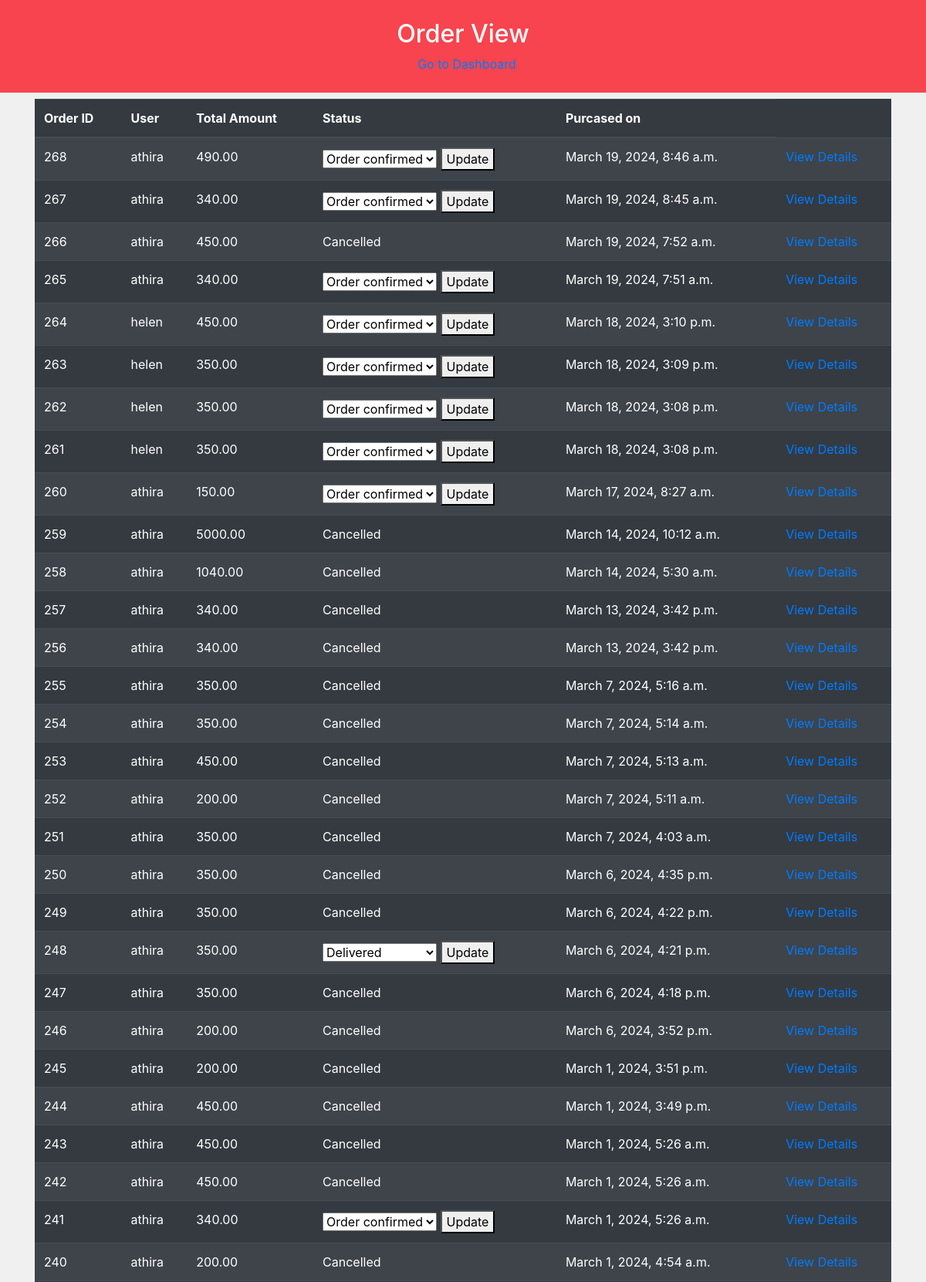
Page /orderview/ (upper part) on the committed database.
### firstapp/models.py (models this page shows, shortened)
class Order(models.Model):
     STATUS = (
        ('Order Confirmed', 'Order Confirmed'),
        ('Processing', 'Processing'),
        ('Shipped', 'Shipped'),
        ('Delivered', 'Delivered'),
        ('Cancelled', 'Cancelled'),
    )
     user = models.ForeignKey(CustomUser, on_delete=models.CASCADE)
     products = models.ManyToManyField(Product1, through='OrderItem')
     total_amount = models.DecimalField(max_digits=10, decimal_places=2)
     payment_id= models.CharField(blank=True, max_length=100, null=True)
     payment_status= models.BooleanField(default=False)
     status = models.CharField(max_length=20, choices=STATUS, default='Order Confirmed')
     created_at = models.DateTimeField(auto_now_add=True)

class CustomUser(AbstractUser):
    ADMIN = 1
    CUSTOMER = 2
    DELIVERYTEAM = 3
    USER_TYPES = (
        (ADMIN, 'Admin'),
        (CUSTOMER, 'Customer'),
        (DELIVERYTEAM, 'Deliveryteam')
    )
    user_types = models.PositiveSmallIntegerField(choices=USER_TYPES,default='2')
    fullName = models.CharField(max_length=50)
    email = models.EmailField(max_length=100)
    phone = models.CharField(max_length=12, blank=True)
    password = models.CharField(max_length=128)
    is_admin = models.BooleanField(default=False)
    is_staff = models.BooleanField(default=False)
    is_active = models.BooleanField(default=True)
    is_superadmin = models.BooleanField(default=False)
    objects = UserManager()

### firstapp/views.py (the view)
# urls.py: path('orderview/', views.order_view, name='orderview'),
def order_view(request):
    orders = Order.objects.order_by('-created_at')
    order_items = OrderItem.objects.select_related('product').filter(order__in=orders)
    return render(request, 'orderview.html', {'orders': orders, 'order_items': order_items})

### templates/orderview.html (shortened to what this page needs)
<!DOCTYPE html>
<html lang="en">
<head>
  <link rel="stylesheet" href="https://stackpath.bootstrapcdn.com/bootstrap/4.5.2/css/bootstrap.min.css">
</head>
<body style="background-color: #f0f0f0;">
    <div class="header">
        <h2><center>Order View</center></h2>
        <a href="{% url 'adminpanel' %}" style="margin-left: 10px;">Go to Dashboard</a>
    </div>
  <div class="container">
    <table class="table table-striped table-dark">
      <thead>
        <tr>
          <th>Order ID</th>
          <th>User</th>
          <th>Total Amount</th>
          <th>Status</th>
          <th>Purcased on</th>
        </tr>
      </thead>
      <tbody>
        {% for order in orders %}
        <tr>
          <td>{{ order.id }}</td>
          <td>{{ order.user.fullName }}</td>
          <td>{{ order.total_amount }}</td>
          <td>
            {% if order.status == "Cancelled" %}
              Cancelled
            {% else %}
              <form method="post" action="{% url 'update_order_status' order.id %}">
                <select name="status">
                  <option value="Order confirmed" {% if order.status == "Order confirmed" %} selected {% endif %}>Order confirmed</option>
                  <option value="Delivered" {% if order.status == "Delivered" %} selected {% endif %}>Delivered</option>
                </select>
                <button type="submit">Update</button>
              </form>
            {% endif %}
          </td>
          <td>{{ order.created_at }}</td>
          <td><a href="{% url 'order_detail' order.id %}">View Details</a></td>
        </tr>
        {% endfor %}
      </tbody>
    </table>
  </div>
</body>
</html>

### templates/orderview.html (style rules this page uses)
.header { background-color: #f7444e; color: #fff; text-align: center; padding: 1px; position: relative; height: 15vh; display: flex; flex-direction: column; align-items: center; justify-content: center; margin: 0; }

### rows in the picture
Order: id "268", user.fullName "athira", total_amount "490.00", created_at "March 19, 2024, 8:46 a.m."
Order: id "267", user.fullName "athira", total_amount "340.00", created_at "March 19, 2024, 8:45 a.m."
Order: id "266", user.fullName "athira", total_amount "450.00", status "Cancelled", created_at "March 19, 2024, 7:52 a.m."
Order: id "265", user.fullName "athira", total_amount "340.00", status "Order confirmed", created_at "March 19, 2024, 7:51 a.m."
Order: id "264", user.fullName "helen", total_amount "450.00", status "Order confirmed", created_at "March 18, 2024, 3:10 p.m."
Order: id "263", user.fullName "helen", total_amount "350.00", status "Order confirmed", created_at "March 18, 2024, 3:09 p.m."
Order: id "262", user.fullName "helen", total_amount "350.00", status "Order confirmed", created_at "March 18, 2024, 3:08 p.m."
Order: id "261", user.fullName "helen", total_amount "350.00", status "Order confirmed", created_at "March 18, 2024, 3:08 p.m."
Order: id "260", user.fullName "athira", total_amount "150.00", status "Order confirmed", created_at "March 17, 2024, 8:27 a.m."
Order: id "259", user.fullName "athira", total_amount "5000.00", status "Cancelled", created_at "March 14, 2024, 10:12 a.m."
Order: id "258", user.fullName "athira", total_amount "1040.00", status "Cancelled", created_at "March 14, 2024, 5:30 a.m."
Order: id "257", user.fullName "athira", total_amount "340.00", status "Cancelled", created_at "March 13, 2024, 3:42 p.m."
Order: id "256", user.fullName "athira", total_amount "340.00", status "Cancelled", created_at "March 13, 2024, 3:42 p.m."
Order: id "255", user.fullName "athira", total_amount "350.00", status "Cancelled", created_at "March 7, 2024, 5:16 a.m."
Order: id "254", user.fullName "athira", total_amount "350.00", status "Cancelled", created_at "March 7, 2024, 5:14 a.m."
Order: id "253", user.fullName "athira", total_amount "450.00", status "Cancelled", created_at "March 7, 2024, 5:13 a.m."
Order: id "252", user.fullName "athira", total_amount "200.00", status "Cancelled", created_at "March 7, 2024, 5:11 a.m."
Order: id "251", user.fullName "athira", total_amount "350.00", status "Cancelled", created_at "March 7, 2024, 4:03 a.m."
Order: id "250", user.fullName "athira", total_amount "350.00", status "Cancelled", created_at "March 6, 2024, 4:35 p.m."
Order: id "249", user.fullName "athira", total_amount "350.00", status "Cancelled", created_at "March 6, 2024, 4:22 p.m."
Order: id "248", user.fullName "athira", total_amount "350.00", status "Delivered", created_at "March 6, 2024, 4:21 p.m."
Order: id "247", user.fullName "athira", total_amount "350.00", status "Cancelled", created_at "March 6, 2024, 4:18 p.m."
Order: id "246", user.fullName "athira", total_amount "200.00", status "Cancelled", created_at "March 6, 2024, 3:52 p.m."
Order: id "245", user.fullName "athira", total_amount "200.00", status "Cancelled", created_at "March 1, 2024, 3:51 p.m."
Order: id "244", user.fullName "athira", total_amount "450.00", status "Cancelled", created_at "March 1, 2024, 3:49 p.m."
Order: id "243", user.fullName "athira", total_amount "450.00", status "Cancelled", created_at "March 1, 2024, 5:26 a.m."
Order: id "242", user.fullName "athira", total_amount "450.00", status "Cancelled", created_at "March 1, 2024, 5:26 a.m."
Order: id "241", user.fullName "athira", total_amount "340.00", status "Order confirmed", created_at "March 1, 2024, 5:26 a.m."
Order: id "240", user.fullName "athira", total_amount "200.00", status "Cancelled", created_at "March 1, 2024, 4:54 a.m."
